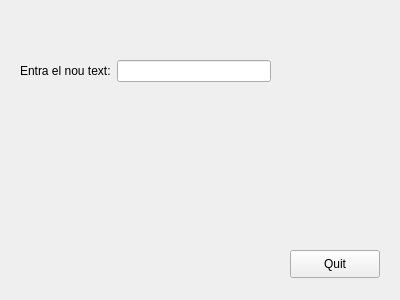
<?xml version="1.0" encoding="UTF-8"?>
<ui version="4.0">
 <class>MyForm</class>
 <widget class="QWidget" name="MyForm">
  <property name="geometry">
   <rect>
    <x>0</x>
    <y>0</y>
    <width>400</width>
    <height>300</height>
   </rect>
  </property>
  <property name="windowTitle">
   <string>Form</string>
  </property>
  <widget class="QPushButton" name="pushButton">
   <property name="geometry">
    <rect>
     <x>290</x>
     <y>250</y>
     <width>90</width>
     <height>28</height>
    </rect>
   </property>
   <property name="text">
    <string>Quit</string>
   </property>
  </widget>
  <widget class="QWidget" name="layoutWidget">
   <property name="geometry">
    <rect>
     <x>20</x>
     <y>20</y>
     <width>251</width>
     <height>62</height>
    </rect>
   </property>
   <layout class="QVBoxLayout" name="verticalLayout">
    <item>
     <widget class="MyLabel" name="label">
      <property name="text">
       <string/>
      </property>
     </widget>
    </item>
    <item>
     <layout class="QHBoxLayout" name="horizontalLayout">
      <item>
       <widget class="QLabel" name="label_2">
        <property name="text">
         <string>Entra el nou text:</string>
        </property>
       </widget>
      </item>
      <item>
       <widget class="MyLineEdit" name="lineEdit">
        <property name="text">
         <string/>
        </property>
       </widget>
      </item>
     </layout>
    </item>
   </layout>
  </widget>
 </widget>
 <customwidgets>
  <customwidget>
   <class>MyLabel</class>
   <extends>QLabel</extends>
   <header>MyLabel.h</header>
   <slots>
    <signal>enviaText(QString)</signal>
    <slot>setTextMajuscules(QString)</slot>
    <slot>tractaReturn()</slot>
   </slots>
  </customwidget>
  <customwidget>
   <class>MyLineEdit</class>
   <extends>QLineEdit</extends>
   <header>MyLineEdit.h</header>
   <slots>
    <signal>enviaText(QString)</signal>
    <slot>tractaReturn()</slot>
   </slots>
  </customwidget>
 </customwidgets>
 <resources/>
 <connections>
  <connection>
   <sender>pushButton</sender>
   <signal>clicked()</signal>
   <receiver>MyForm</receiver>
   <slot>close()</slot>
   <hints>
    <hint type="sourcelabel">
     <x>340</x>
     <y>268</y>
    </hint>
    <hint type="destinationlabel">
     <x>376</x>
     <y>173</y>
    </hint>
   </hints>
  </connection>
  <connection>
   <sender>lineEdit</sender>
   <signal>returnPressed()</signal>
   <receiver>lineEdit</receiver>
   <slot>tractaReturn()</slot>
   <hints>
    <hint type="sourcelabel">
     <x>206</x>
     <y>61</y>
    </hint>
    <hint type="destinationlabel">
     <x>163</x>
     <y>65</y>
    </hint>
   </hints>
  </connection>
  <connection>
   <sender>lineEdit</sender>
   <signal>enviaText(QString)</signal>
   <receiver>label</receiver>
   <slot>setText(QString)</slot>
   <hints>
    <hint type="sourcelabel">
     <x>248</x>
     <y>62</y>
    </hint>
    <hint type="destinationlabel">
     <x>119</x>
     <y>24</y>
    </hint>
   </hints>
  </connection>
 </connections>
</ui>
